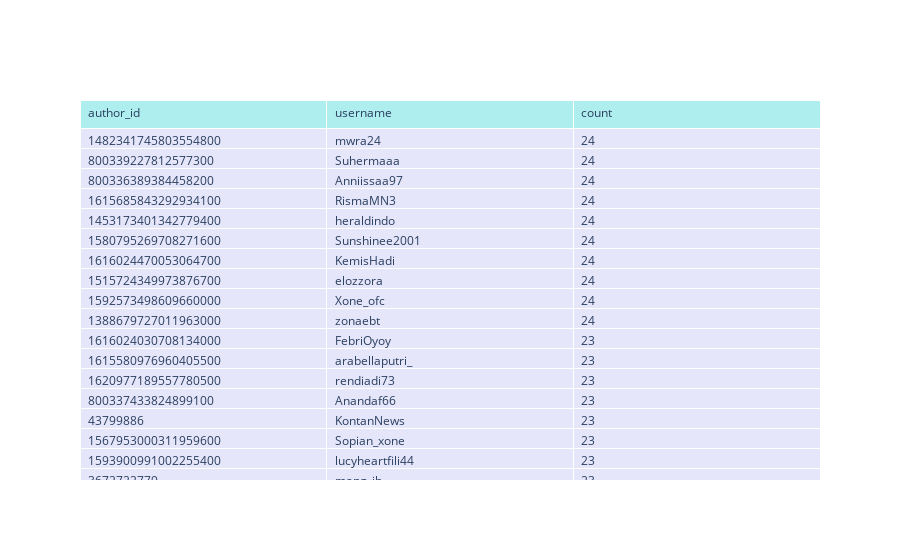

Source (notebook cell):
### Code cell
import plotly.graph_objects as go

fig = go.Figure(data=[go.Table(
    header=dict(values=list(add_top_accounts.columns),
                fill_color='paleturquoise',
                align='left'),
    cells=dict(values=[add_top_accounts.author_id, add_top_accounts.username, add_top_accounts['count']],
               fill_color='lavender',
               align='left'))
])

fig.show()

### Figure 1 — Plotly figure (JSON) as saved in the notebook; plotly's stock layout.template omitted (floating-point values rounded to 4 significant figures; data arrays with more than 128 entries replaced by an {"elided": "..."} marker saying what was removed)
{"data": [{"cells": {"align": "left", "fill": {"color": "lavender"}, "values": {"elided": "3x53 mixed values"}}, "header": {"align": "left", "fill": {"color": "paleturquoise"}, "values": ["author_id", "username", "count"]}, "type": "table"}], "layout": {}}
